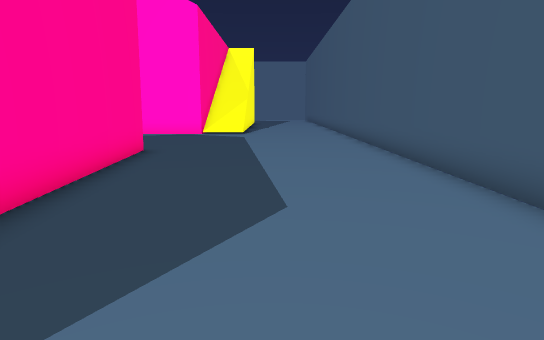
[1] (above)

22 first-person views from a walk through a Unity game level. The camera is 1.3 m above the floor, tilts 10° down and sees 75° across. The floor is counted in squares, 1 m on a side. Each view is taken from the middle of a square. On the plan, view 1 faces up. The plan holds only what a view shows up to about 15 squares ahead; the rest is blank. The place goes on beyond the plan. Some animated figures are not drawn. Some surface patterns are stand-ins.

[2]
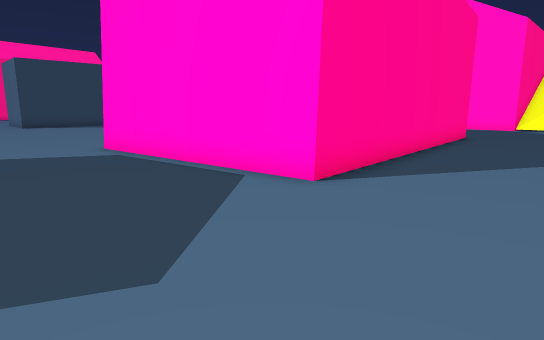

[3]
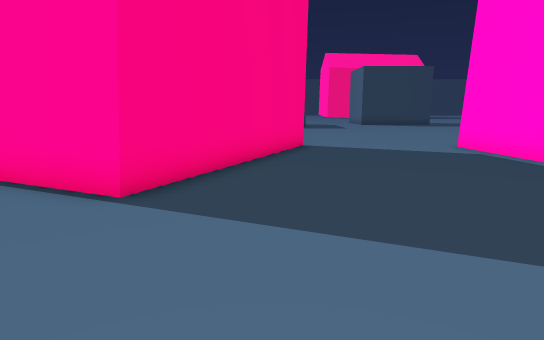

[4]
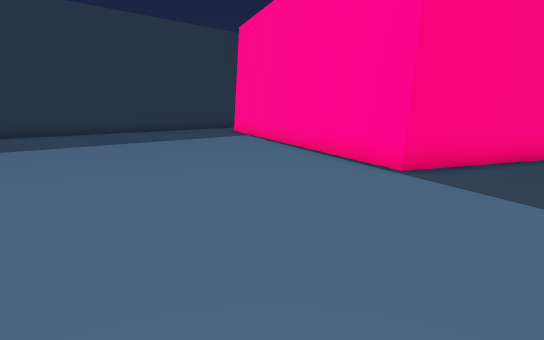

[5]
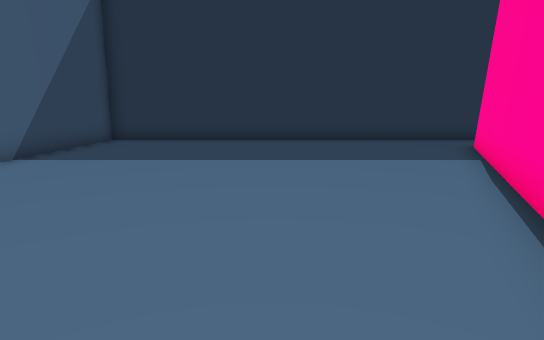

[6]
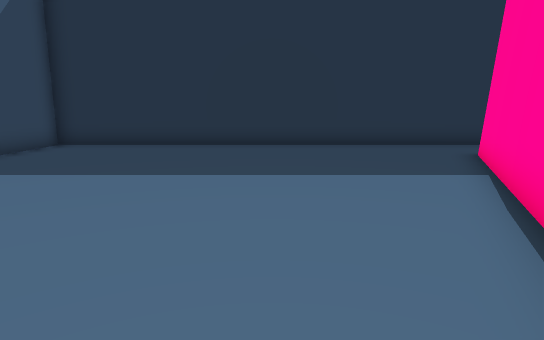

[7]
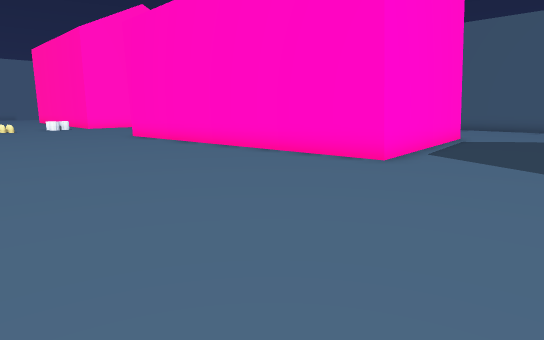

[8]
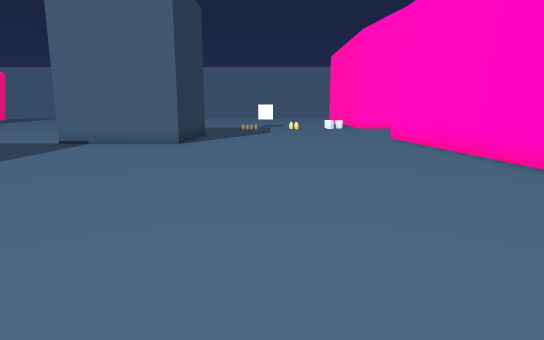

[9]
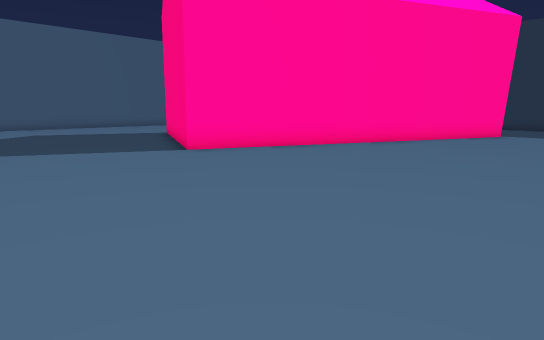

[10]
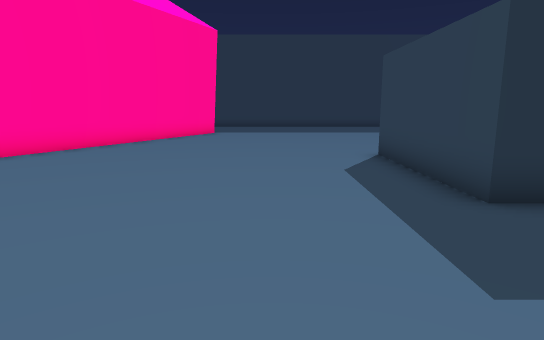

[11]
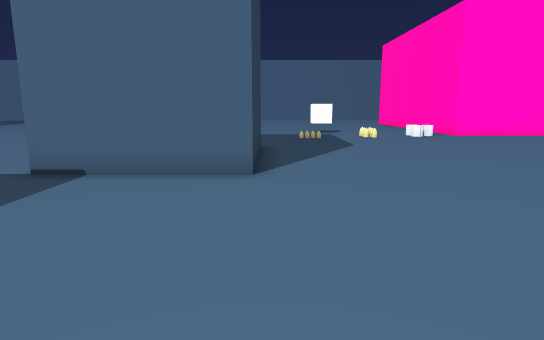

[12]
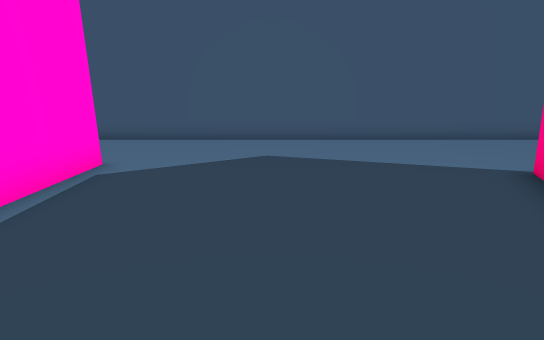

[13]
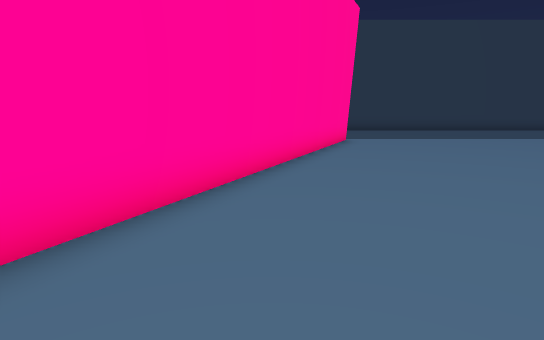

[14]
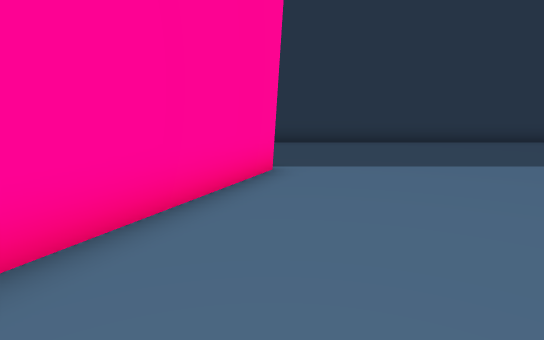

[15]
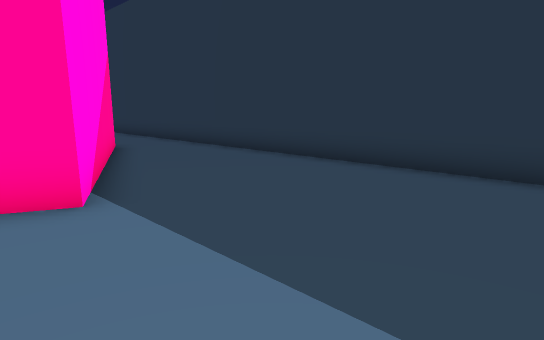

[16]
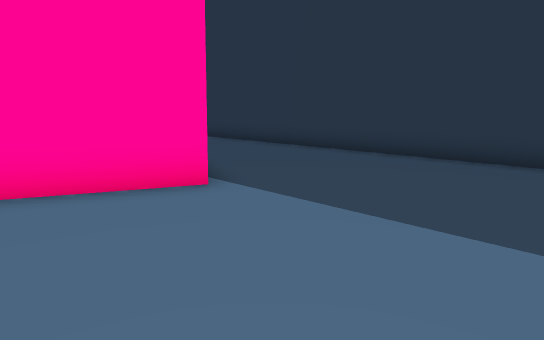

[17]
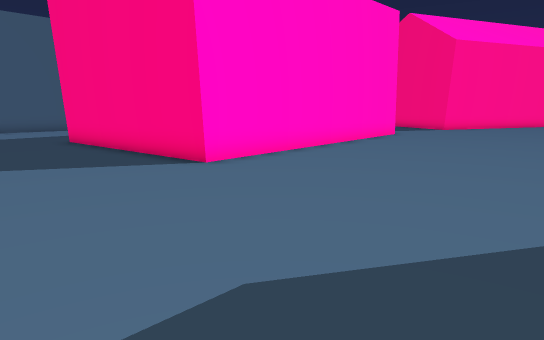

[18]
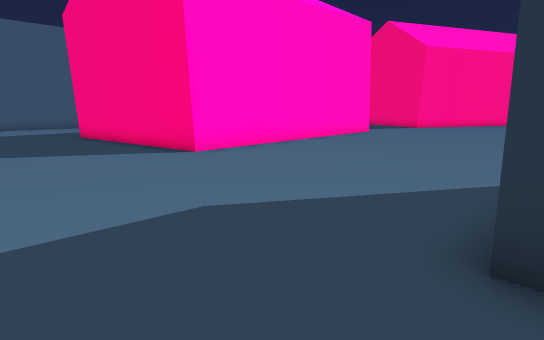

[19]
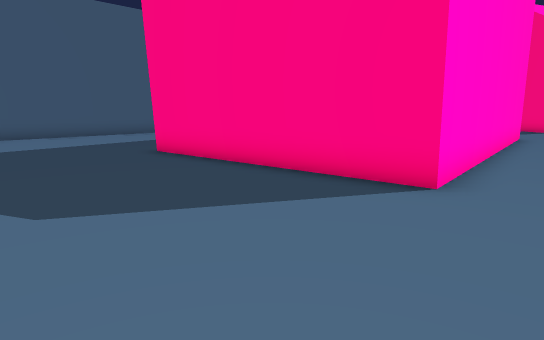

[20]
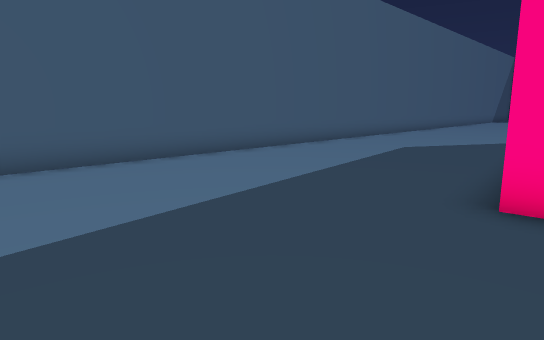

[21]
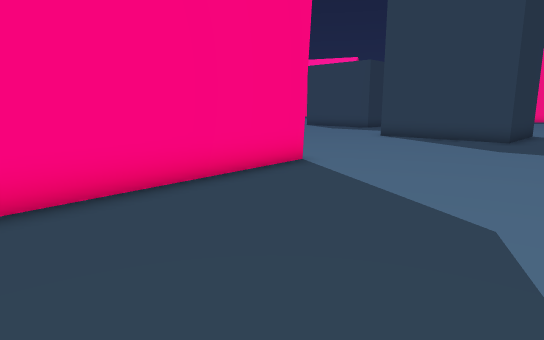

[22]
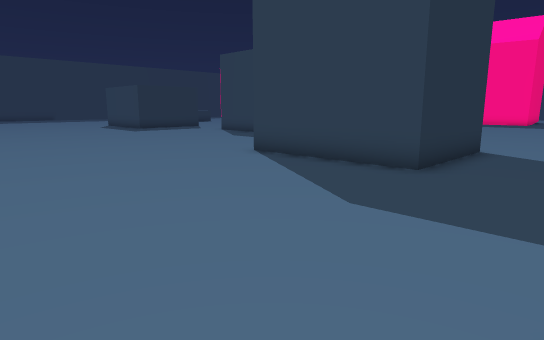

### Floor plan
Key: @ floor where view 1 was taken; # wall or solid block; . floor; O other object.
Columns run from 23 left of view 1 to 4 right of it. Each row starts with its distance up from view 1.
 16   ............... . ...
 15 ...........................#
 14 ...........................#
 13 ###........................#
 12   #........................#
 11   #............OOOOO.......#
 10   #........OOOOO   O.......#
  9   #........O       O.......#
  8 ###........O       O.......#
  7 ...........O       O.......#
  6 ............O      O.......#
  5 ............O      O.......#
  4 ............O       O......#
  3 ............O       O......#
  2 ............O       O......#
  1  ...........O       O......#
  0   ..........O       O..@...#
 -1   ..........OOOOOOOOO......#
 -2    ..........O.............#
 -3  ..........................#
 -4 ...........................#
 -5 ...........................#
 -6 #..........................#
 -7 #...........O..............#
 -8 #..........O OOO...........#
 -9 #..........O   OOO.........#
-10 #.........OO     OOO.......#
-11 #.........O       O........#
-12 .........OO       O........#
-13 .........O       OO........#
-14 ........OO       O.........#
-15 ........O       OO.........#
-16 .......OO       O......... #
-17 .......OO      OO.........
-18 .......OO      O...........
-19 ......OO       O...........
-20 .......OO     O............#
-21 .........OOO  O............#
-22 ...........OOOO............#
-23 .............O.............#
-24 ...........................#
-25 ...........................#
-26 ############################

Where each view was taken, in squares from view 1:
view 1: 0 up, 0 right, facing up
view 2: 6 down, 1 right, facing up-left
view 3: 8 down, 1 right, facing left
view 4: 7 down, 3 right, facing down-left
view 5: 11 down, 3 left, facing down
view 6: 13 down, 4 left, facing down
view 7: 6 down, 19 left, facing up-right
view 8: 5 down, 17 left, facing up
view 9: 1 down, 21 left, facing down-right
view 10: 1 down, 20 left, facing down
view 11: 1 up, 20 left, facing up
view 12: 5 down, 11 left, facing right
view 13: 5 down, 14 left, facing down
view 14: 12 down, 17 left, facing down
view 15: 18 down, 22 left, facing down-right
view 16: 16 down, 22 left, facing down-right
view 17: 15 up, 19 left, facing down-right
view 18: 16 up, 21 left, facing down-right
view 19: 16 up, 14 left, facing down-right
view 20: 16 up, 5 left, facing down-right
view 21: 16 up, 5 left, facing down-left
view 22: 16 up, 13 left, facing down-left
